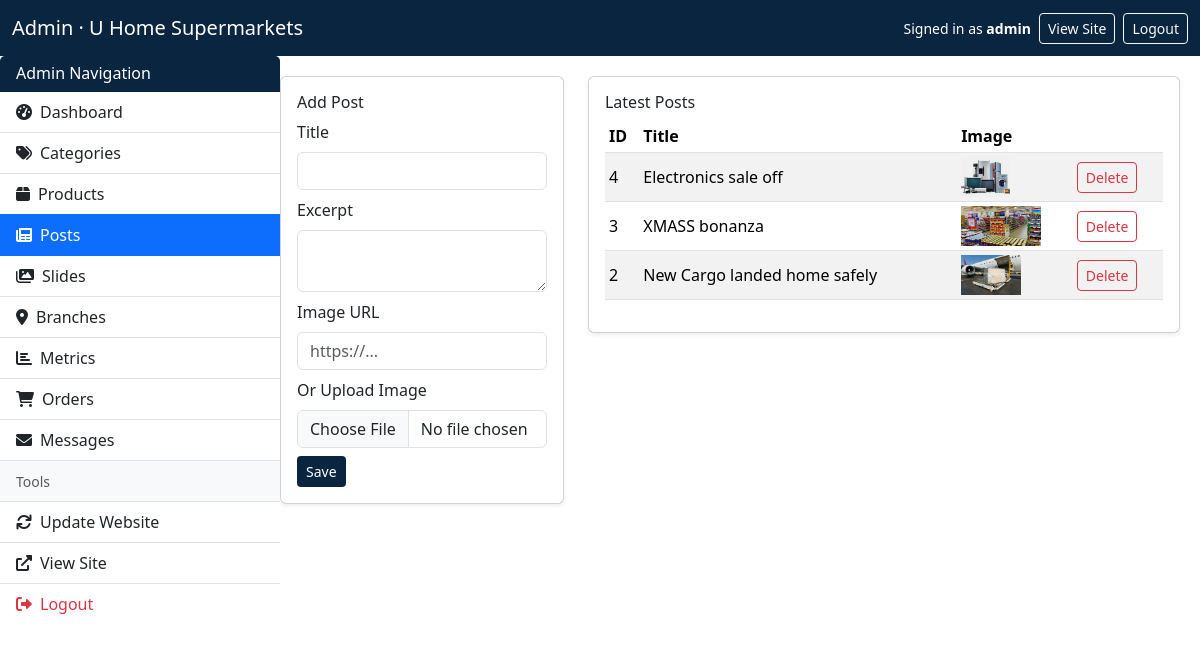
The app's page /finalweb/admin/posts.php (signed in) with its own data.
### tables this page shows
CREATE TABLE IF NOT EXISTS `posts` (
  `id` int NOT NULL AUTO_INCREMENT,
  `title` varchar(150) NOT NULL,
  `excerpt` varchar(255) DEFAULT NULL,
  `image_url` varchar(255) NOT NULL,
  `created_at` timestamp NULL DEFAULT CURRENT_TIMESTAMP,
  PRIMARY KEY (`id`)
);

### finalweb/admin/posts.php (the view, shortened to what this page needs)
<?php
require_once __DIR__.'/../includes/db.php';
$posts=$pdo->query('SELECT * FROM posts ORDER BY id DESC LIMIT 100')->fetchAll();
require_once __DIR__.'/admin_header.php';
?>
<?php require_once __DIR__.'/admin_sidebar.php'; ?>
    <div class="row g-4">
      <div class="col-lg-4"><div class="card shadow-sm"><div class="card-body">
    <h6 class="card-title">Add Post</h6>
    <form method="post" enctype="multipart/form-data">
      <div class="mb-2"><label class="form-label">Title</label><input name="title" class="form-control" required></div>
      <div class="mb-2"><label class="form-label">Excerpt</label><textarea name="excerpt" class="form-control" rows="2"></textarea></div>
      <div class="mb-2"><label class="form-label">Image URL</label><input name="image_url" class="form-control" placeholder="https://..."></div>
      <div class="mb-2"><label class="form-label">Or Upload Image</label><input type="file" name="image_file" accept="image/*" class="form-control"></div>
      <button class="btn btn-navy btn-sm">Save</button>
    </form>
  </div></div></div>
  <div class="col-lg-8"><div class="card shadow-sm"><div class="card-body">
    <h6 class="card-title">Latest Posts</h6>
    <div class="table-responsive"><table class="table table-sm table-striped align-middle">
      <thead><tr><th>ID</th><th>Title</th><th>Image</th><th></th></tr></thead><tbody>
      <?php foreach($posts as $p): ?>
      <tr>
        <td><?php echo $p['id']; ?></td>
        <td><?php echo htmlspecialchars($p['title']); ?></td>
        <td><img src="<?php echo htmlspecialchars($p['image_url']); ?>" style="height:40px"></td>
        <td>
          <form method="post" onsubmit="return confirm('Delete post?');" class="d-inline">
            <button class="btn btn-outline-danger btn-sm">Delete</button>
          </form>
        </td>
      </tr>
      <?php endforeach; ?>
    </tbody></table></div>
  </div></div></div>
<?php require_once __DIR__.'/admin_sidebar_footer.php'; ?>
</body></html>

### finalweb/admin/admin_header.php (style rules this page uses)
:root { --navy:#0a2540 }
.btn-navy { background:var(--navy);color:#fff }
html, body { height: 100%; margin: 0; padding: 0; overflow: hidden; }

### records on screen
posts: id "4", title "Electronics sale off", image_url (picture)
posts: id "3", title "XMASS bonanza", image_url (picture)
posts: id "2", title "New Cargo landed home safely", image_url (picture)

### other values on screen
SITE_NAME "U Home Supermarkets"
$_SESSION['user_name'] "admin"
